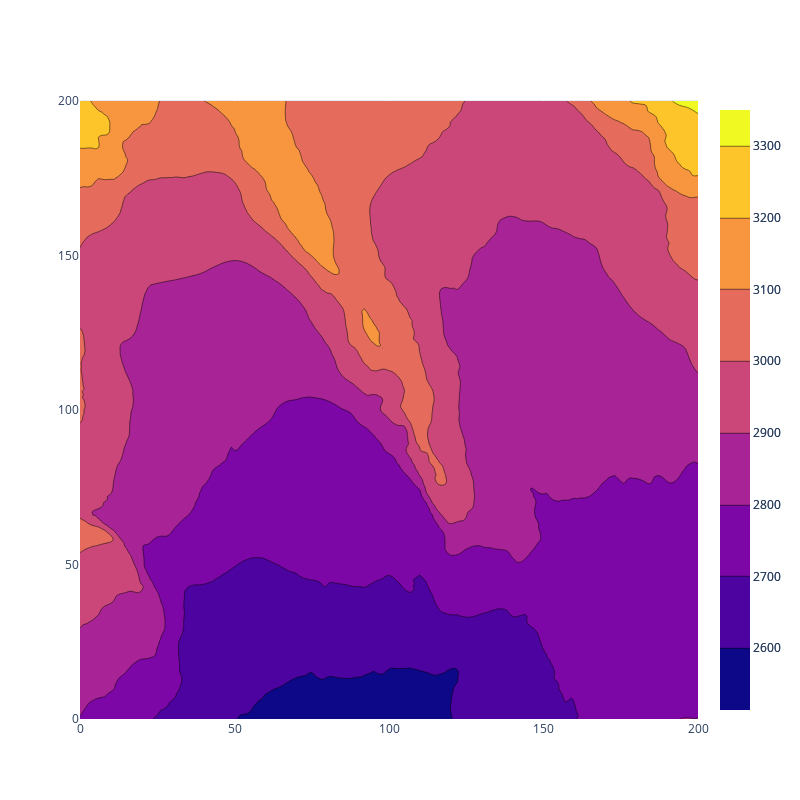

Here is the notebook cell this chart was saved with:
### Code cell
fig = go.Figure()

z = array_cartesian
x = x_points * grid_size
y = y_points * grid_size

fig.add_trace( dict(
        type = 'contour',
        z=array,
        x=x_points,
        y=y_points,
        # contours = dict(
        #     start = array.min().round(10),
        #     end = array.max().round(10),
        #     size = 10,
        #     coloring = 'none',
        #     ),
        showlegend = False,
    ))

fig.add_trace( dict(
        type = 'contour',
        z=array,
        x= x_points,
        y= y_points,
        # contours = dict(
        #     start = array.min().round(10),
        #     end = array.max().round(10),
        #     size = 10,
        #     coloring = 'none',
        #     ),
        showlegend = False,
    ))

fig.update_layout(
autosize = False,
height = 800,
width = 800,
yaxis = dict(
        scaleanchor = 'x',
        scaleratio = 1
),
# xaxis = dict(
#     range = [0, ncols]
# )
)

### Figure 1 — Plotly figure (JSON) as saved in the notebook; plotly's stock layout.template omitted (floating-point values rounded to 4 significant figures; data arrays with more than 128 entries replaced by an {"elided": "..."} marker saying what was removed)
{"data": [{"showlegend": false, "type": "contour", "x": {"elided": "201 int values"}, "y": {"elided": "201 int values"}, "z": {"elided": "201x201 float values"}}, {"showlegend": false, "type": "contour", "x": {"elided": "201 int values"}, "y": {"elided": "201 int values"}, "z": {"elided": "201x201 float values"}}], "layout": {"autosize": false, "height": 800, "width": 800, "yaxis": {"scaleanchor": "x", "scaleratio": 1}}}
